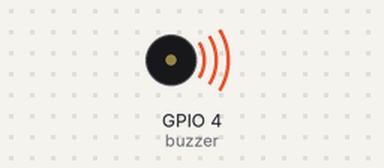
Simulated run of this sketch. Board: ESP32. Parts: buzzer (waves = sounding).

Above: at 0.1 s.
Timing chart, 0 to 40.0 s (numbered marks = the images above):
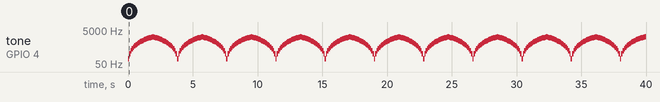

Measured:
- by itself, tone on GPIO 4 (buzzer): plays 100 Hz for 0.10 s, 200 Hz for 0.10 s, 300 Hz for 0.10 s, 400 Hz for 0.10 s, 500 Hz for 0.10 s, 600 Hz for 0.10 s … (400 notes in this stretch)

The sketch:

sketch.ino
```cpp
void setup()
{
  pinMode(4, OUTPUT);

}
void loop()
{
  int a;
  int b;
  for (a=100;a<=2000;a=a+100)
  {
    tone(4,a);
    delay(100);
  }
  for (b=1900;b>=200;b=b-100)
  {
    tone(4,b);
    delay(100);
  }
}
```
